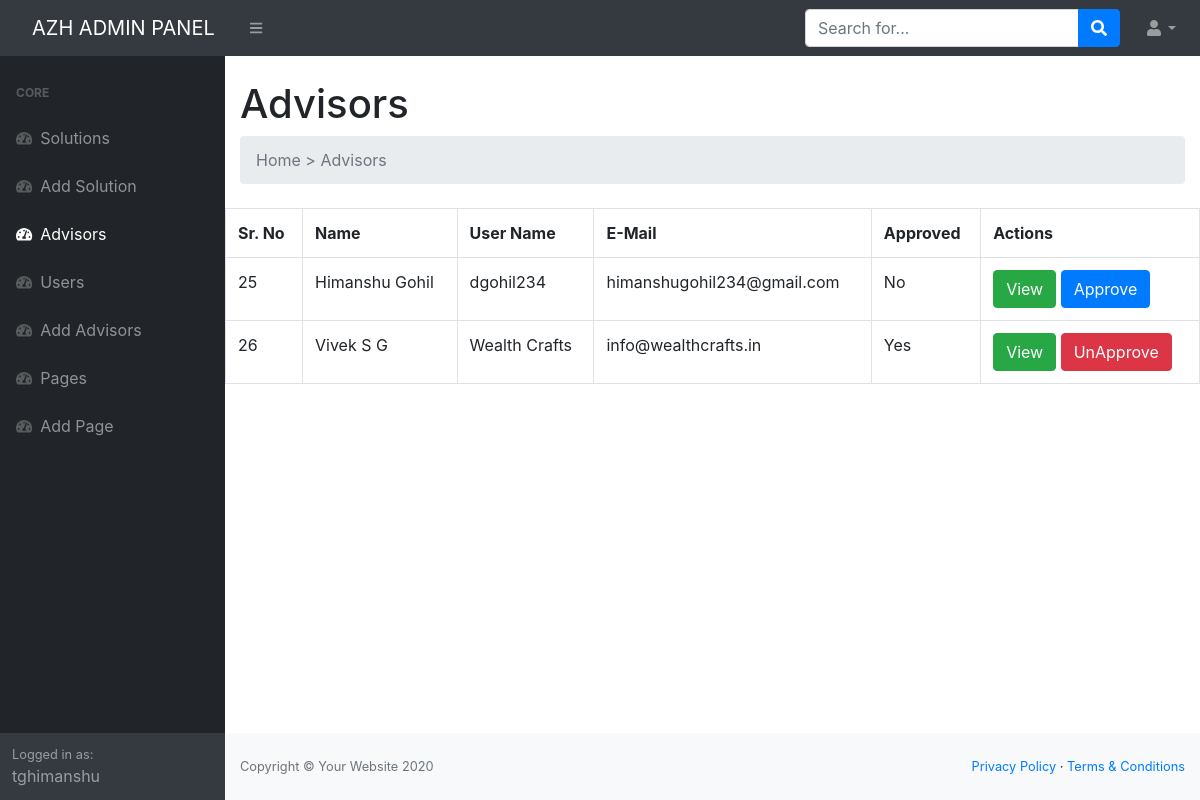
/admin/users.php?type=advisors (signed in), run on the app's committed database.
### tables this page shows
CREATE TABLE `advisors` (
  `id` int(11) NOT NULL,
  `username` varchar(40) NOT NULL,
  `email` varchar(50) NOT NULL,
  `contact` int(10) NOT NULL,
  `pass` varchar(32) NOT NULL,
  `name` varchar(100) NOT NULL,
  `summary` text NOT NULL,
  `experience` int(2) NOT NULL,
  `position` varchar(200) NOT NULL,
  `location` varchar(200) NOT NULL,
  `profile_pic` text NOT NULL,
  `reg_no` varchar(100) NOT NULL,
  `approved` enum('0','1') NOT NULL DEFAULT '0'
);

### admin/users.php (the view, shortened to what this page needs)
<?php
if(isset($_GET['type'])){
    $type = $_GET['type'];
} else {
    header('Location: index.php');
}
?>
<?php include('header.php') ?>
<?php
$results = mysqli_query($conn, "SELECT * FROM $type;");
?>
<table class="table table-bordered container">
    <tr>
        <th>Sr. No</th>
        <th>Name</th>
        <th>User Name</th>
        <th>E-Mail</th>
        <?php echo ($type == 'advisors')?"<th>Approved</th><th>Actions</th>":""; ?>
    </tr>
        <?php
            while($solution = mysqli_fetch_assoc($results)):
        ?>
        <tr>
            <td><?php echo $solution['id'] ?></td>
            <td><?php echo $solution['name'] ?></td>
            <td><?php echo $solution['username'] ?></td>
            <td><?php echo $solution['email'] ?></td>
            <?php if($type == 'advisors'){
                if($solution['approved'] == '0') {
                    echo "<td>No</td>";
                }else if($solution['approved'] == '1') {
                    echo "<td>Yes</td>";
                }
            } ?>
                <?php if($type == 'advisors'){ ?>
                <td>
                    <button class="btn btn-success" onclick="adv_data_<?php echo $solution['id']; ?>()" id="adv_<?php $solution['id'] ?>">View</button>
                    <?php
                        if($solution['approved'] == '0') {
                            echo "<a class='btn btn-primary' href='users.php?type=advisors&id=".$solution['id']."&approve='>Approve</a>";
                        }else {
                            echo "<a class='btn btn-danger' href='users.php?type=advisors&id=".$solution['id']."&approve='>UnApprove</a>";
                        }
                    ?>
                </td>
            <?php } ?>
        </tr>
        <?php endwhile; ?>
    </table>
<?php include('footer.php') ?>

### data on the page
advisors: id "25", name "Himanshu Gohil", username "dgohil234", email "himanshugohil234@gmail.com", approved "No"
advisors: id "26", name "Vivek S G", username "Wealth Crafts", email "info@wealthcrafts.in", approved "Yes"

### other printed values
$username "tghimanshu"
explode('|',$title)[0] "Advisors"
